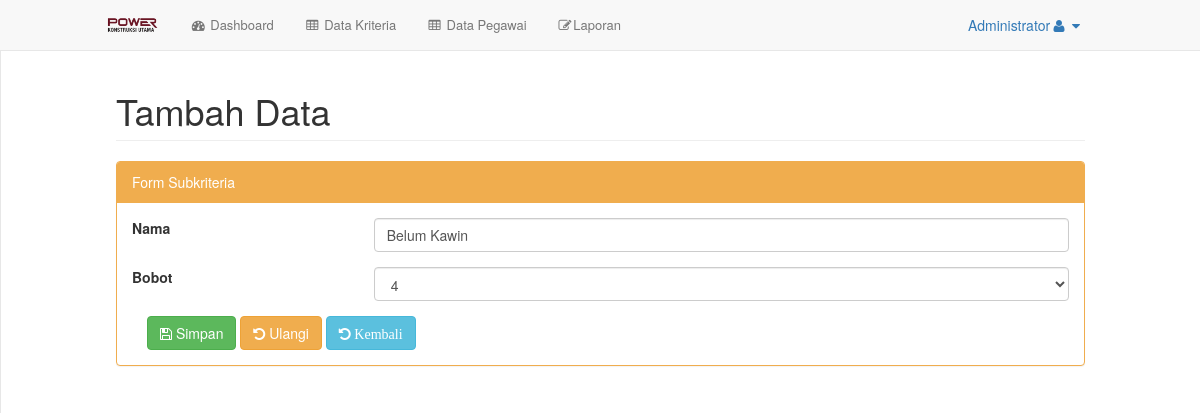
The app's page /index.php?url=data_subkriteria_ubah&id=1&kriteria_id=3 (signed in), older data.
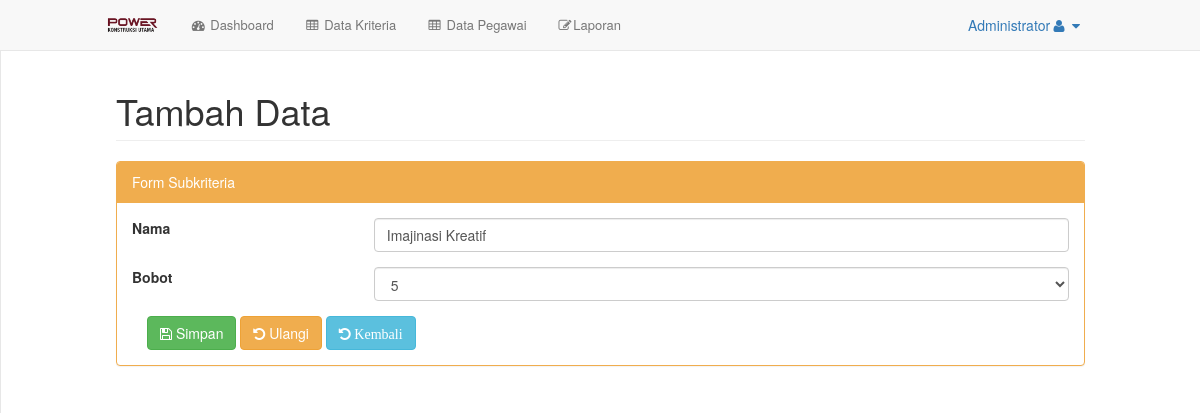
The same page, newer data.
### tables this page shows
CREATE TABLE `subkriteria` (
  `id` int(11) NOT NULL,
  `kriteria_id` int(11) DEFAULT 0,
  `nama` varchar(50) DEFAULT '0',
  `bobot` double DEFAULT 0
);

### config/routes.php (called while the page is built, shortened)
<?php
$include = [];
if (isset($_GET['url'])) {
	switch ($_GET['url']) {
		case 'data_subkriteria_ubah':
			$include[] = 'halaman/subkriteria/ubah.php';
			break;
	}
} else {
	$include[] = 'halaman/dashboard.php';
}

### config/subkriteria/load_detail.php (called while the page is built)
<?php
include 'config/koneksi.php';
$id = $_GET['id'];
$hasil = mysqli_query($koneksi, "SELECT kriteria.id, subkriteria.id as subkriteria_id, kriteria.nama, kriteria.bobot, kriteria.jenis, subkriteria.nama as nama_subkriteria , subkriteria.bobot as bobot_subkriteria FROM kriteria left join subkriteria on (kriteria.id=subkriteria.kriteria_id) where subkriteria.id='$id'");
while ($data = mysqli_fetch_assoc($hasil)) {
	$data_subkriteria[] = $data;
}
 ?>

### halaman/subkriteria/form.php (the view, shortened to what this page needs)
<div class="row form-group">
	<div class="col-lg-3">
		<label>Nama</label>
	</div>
	<div class="col-lg-9">
		<input class="form-control" type="text" name="nama" placeholder="Nama" required="" value="<?php if (isset($data_subkriteria)) echo $data_subkriteria[0]['nama_subkriteria']; ?>">
	</div>
</div>
<div class="row form-group">
	<div class="col-lg-3">
		<label>Bobot</label>
	</div>
	<div class="col-lg-9">
		<select class="form-control" name="bobot">
			<option value="4" <?php if (isset($data_subkriteria[0]) && $data_subkriteria[0]['bobot_subkriteria'] == '4') echo "selected"; ?>>4</option>
			<option value="5" <?php if (isset($data_subkriteria[0]) && $data_subkriteria[0]['bobot_subkriteria'] == '5') echo "selected"; ?>>5</option>
		</select>
	</div>
</div>

### index.php (shortened to what this page needs)
<?php
include 'config/routes.php';
 include 'halaman/header.php';
foreach ($req as $key => $value) {
	require_once $value;
}
foreach ($include as $key => $value) {
	require_once $value;
}
include 'halaman/footer.php';
?>

Row changes from the older to the newer data that the page shows:
changed subkriteria: nama "Belum Kawin" → "Imajinasi Kreatif"; bobot "4" → "5"
